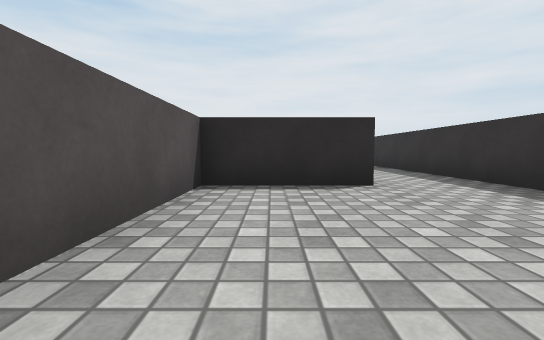
View 1 (above)

16 first-person views from a walk through a Unity game level. The camera is 0.51 m above the floor, tilts 4° down and sees 90° across. The floor is counted in squares, 1 m on a side. Each view is taken from the middle of a square. On the plan, view 1 faces up. The plan holds only what a view shows up to about 9 squares ahead; the rest is blank. Surface patterns are stand-ins for the level's own textures.

View 2
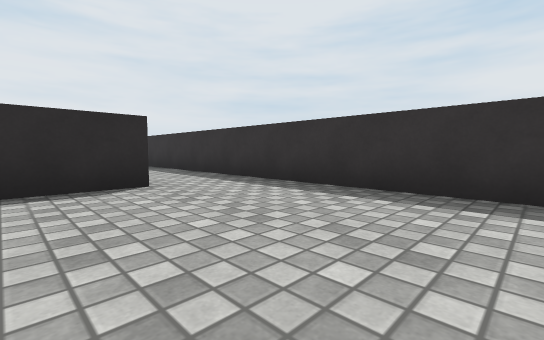

View 3
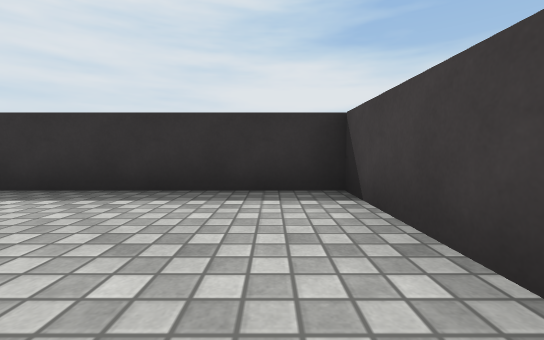

View 4
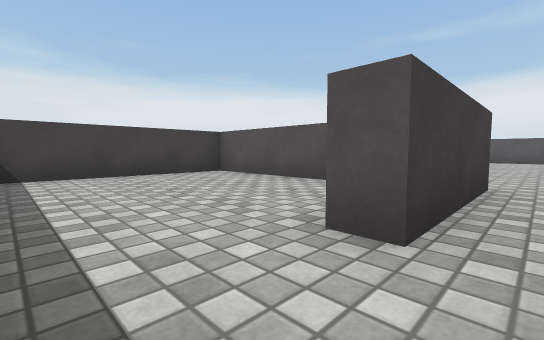

View 5
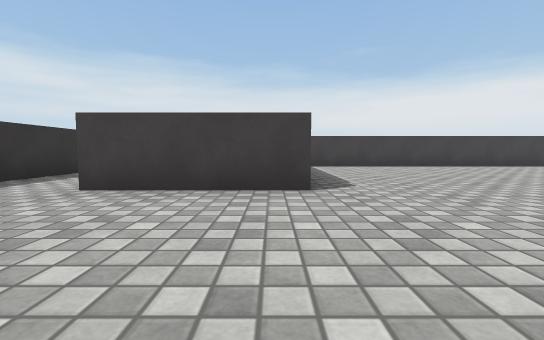

View 6
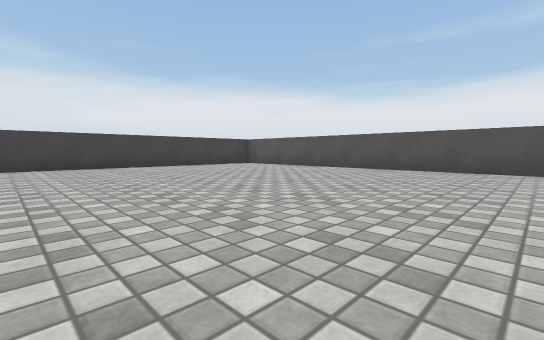

View 7
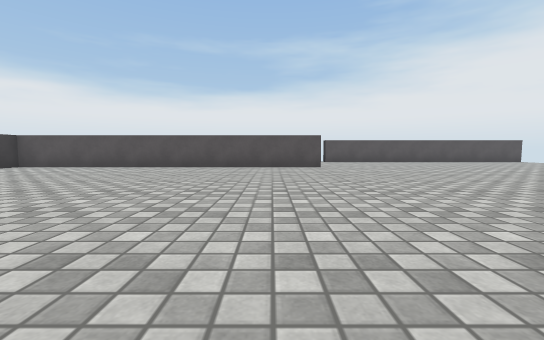

View 8
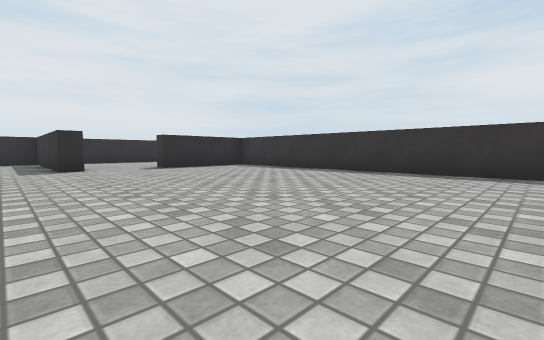

View 9
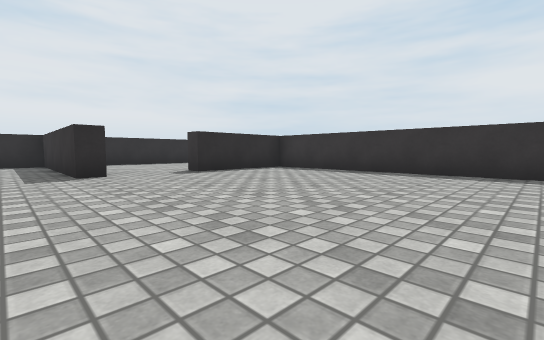

View 10
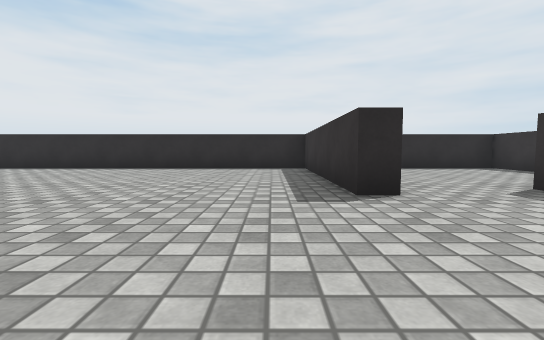

View 11
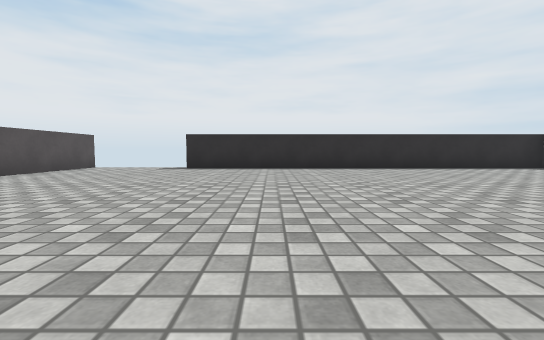

View 12
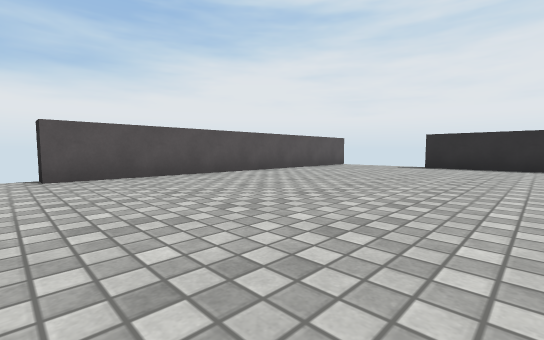

View 13
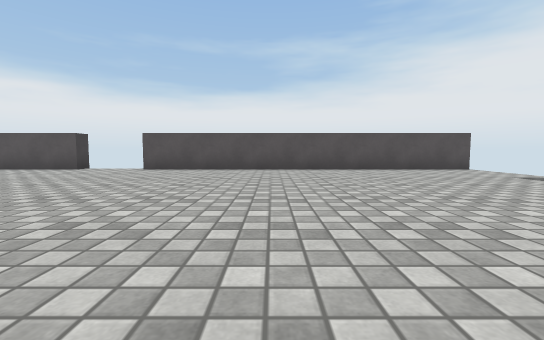

View 14
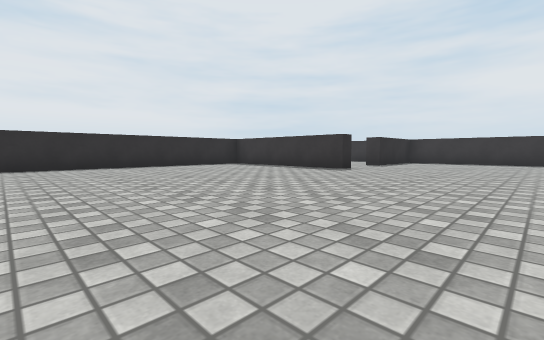

View 15
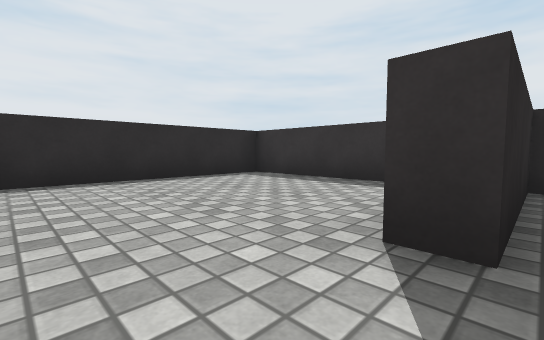

View 16
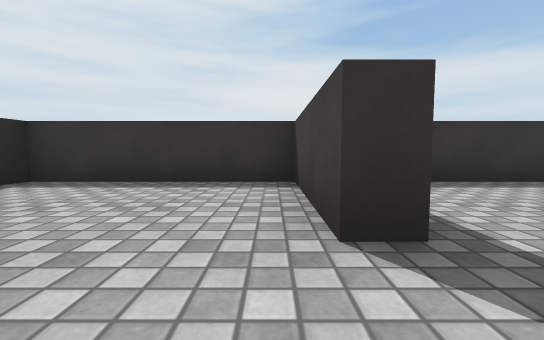

### Floor plan
Points are (right, up) in squares from view 1. A wall is a line through its corners. A room is listed if a view was taken in it or the views show most of it. See-through windows are left out.
Room 1 (views 1, 2, 3)
walls: (1.5, 4) (-1, 4) (-1, -0.9) (3.5, -0.9) (3.5, 3.6)
ways out: opening at (2.5, 4) to room 2
Room 2 (views 4, 5, 6, 7, 8, 9, 10, 11, 12, 13, 14, 15, 16)
walls: (-11.5, 8.6) (-11.5, -0.9) (-2.2, -0.9); (-1.5, 13.1) (-2, 13.1) (-2, 18) (-12.6, 18); (-1.6, 4.5) (1.5, 4.5) (1.5, 4); (3.5, 3.6) (3.5, 13.1) (0.5, 13.1) (0.5, 13.6); (-15.5, 18.2) (-15.5, 9.5)
ways out: opening at (2.5, 4) to room 1; opening at (-0.5, 13.5) to room 3; opening at (-14, 8.7)
Room 3 (no view inside)
walls: (0.5, 13.6) (3.5, 13.6) (3.5, 18) (-1.1, 18)
ways out: opening at (-0.5, 13.5) to room 2

Where each view was taken, in squares from view 1:
view 1: 0 up, 0 right, facing up
view 2: 0 up, 0 right, facing up-right
view 3: 0 up, 0 right, facing right
view 4: 5 up, 3 right, facing down-left
view 5: 8 up, 1 left, facing down
view 6: 8 up, 4 left, facing down-left
view 7: 7 up, 3 left, facing left
view 8: 5 up, 3 left, facing up-right
view 9: 7 up, 3 left, facing up-right
view 10: 10 up, 3 left, facing up
view 11: 10 up, 10 left, facing up
view 12: 9 up, 10 left, facing up-left
view 13: 13 up, 8 left, facing left
view 14: 9 up, 9 left, facing up-right
view 15: 13 up, 1 left, facing up-right
view 16: 14 up, 1 left, facing right
